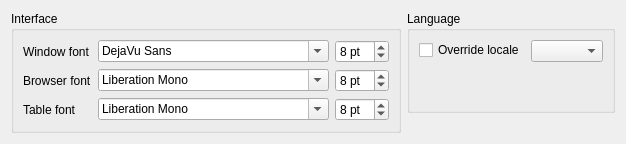
          <widget class="QWidget" name="tabAppearanceSettings">
           <attribute name="title">
            <string>Appearance</string>
           </attribute>
           <layout class="QHBoxLayout" name="horizontalLayout_22">
            <item>
             <layout class="QHBoxLayout" name="horizontalLayout_21">
              <item>
               <layout class="QVBoxLayout" name="verticalLayout_16">
                <item>
                 <widget class="QGroupBox" name="groupBox_3">
                  <property name="title">
                   <string>Interface</string>
                  </property>
                  <layout class="QFormLayout" name="formLayout_3">
                   <property name="fieldGrowthPolicy">
                    <enum>QFormLayout::AllNonFixedFieldsGrow</enum>
                   </property>
                   <item row="0" column="0">
                    <widget class="QLabel" name="label_7">
                     <property name="text">
                      <string>Window font</string>
                     </property>
                    </widget>
                   </item>
                   <item row="0" column="1">
                    <layout class="QHBoxLayout" name="horizontalLayout_17">
                     <item>
                      <widget class="QFontComboBox" name="fontComboBox">
                       <property name="currentFont">
                        <font>
                         <family>DejaVu Sans</family>
                        </font>
                       </property>
                      </widget>
                     </item>
                     <item>
                      <widget class="QSpinBox" name="spinBox_4">
                       <property name="suffix">
                        <string> pt</string>
                       </property>
                       <property name="minimum">
                        <number>1</number>
                       </property>
                       <property name="value">
                        <number>8</number>
                       </property>
                      </widget>
                     </item>
                    </layout>
                   </item>
                   <item row="1" column="0">
                    <widget class="QLabel" name="label_8">
                     <property name="text">
                      <string>Browser font</string>
                     </property>
                    </widget>
                   </item>
                   <item row="1" column="1">
                    <layout class="QHBoxLayout" name="horizontalLayout_18">
                     <item>
                      <widget class="QFontComboBox" name="fontComboBox_2">
                       <property name="currentFont">
                        <font>
                         <family>Courier New</family>
                        </font>
                       </property>
                      </widget>
                     </item>
                     <item>
                      <widget class="QSpinBox" name="spinBox_5">
                       <property name="suffix">
                        <string> pt</string>
                       </property>
                       <property name="minimum">
                        <number>1</number>
                       </property>
                       <property name="value">
                        <number>8</number>
                       </property>
                      </widget>
                     </item>
                    </layout>
                   </item>
                   <item row="2" column="0">
                    <widget class="QLabel" name="label_9">
                     <property name="text">
                      <string>Table font</string>
                     </property>
                    </widget>
                   </item>
                   <item row="2" column="1">
                    <layout class="QHBoxLayout" name="horizontalLayout_19">
                     <item>
                      <widget class="QFontComboBox" name="fontComboBox_3">
                       <property name="currentFont">
                        <font>
                         <family>Courier New</family>
                        </font>
                       </property>
                      </widget>
                     </item>
                     <item>
                      <widget class="QSpinBox" name="spinBox_6">
                       <property name="suffix">
                        <string> pt</string>
                       </property>
                       <property name="minimum">
                        <number>1</number>
                       </property>
                       <property name="value">
                        <number>8</number>
                       </property>
                      </widget>
                     </item>
                    </layout>
                   </item>
                  </layout>
                 </widget>
                </item>
               </layout>
              </item>
              <item>
               <layout class="QVBoxLayout" name="verticalLayout_15">
                <item>
                 <widget class="QGroupBox" name="groupBox">
                  <property name="title">
                   <string>Language</string>
                  </property>
                  <layout class="QFormLayout" name="formLayout_4">
                   <property name="fieldGrowthPolicy">
                    <enum>QFormLayout::AllNonFixedFieldsGrow</enum>
                   </property>
                   <item row="0" column="0">
                    <widget class="QCheckBox" name="checkBox">
                     <property name="text">
                      <string>Override locale</string>
                     </property>
                    </widget>
                   </item>
                   <item row="0" column="1">
                    <widget class="QComboBox" name="comboBox"/>
                   </item>
                  </layout>
                 </widget>
                </item>
                <item>
                 <spacer name="horizontalSpacer_16">
                  <property name="orientation">
                   <enum>Qt::Horizontal</enum>
                  </property>
                  <property name="sizeHint" stdset="0">
                   <size>
                    <width>40</width>
                    <height>20</height>
                   </size>
                  </property>
                 </spacer>
                </item>
               </layout>
              </item>
             </layout>
            </item>
           </layout>
          </widget>
